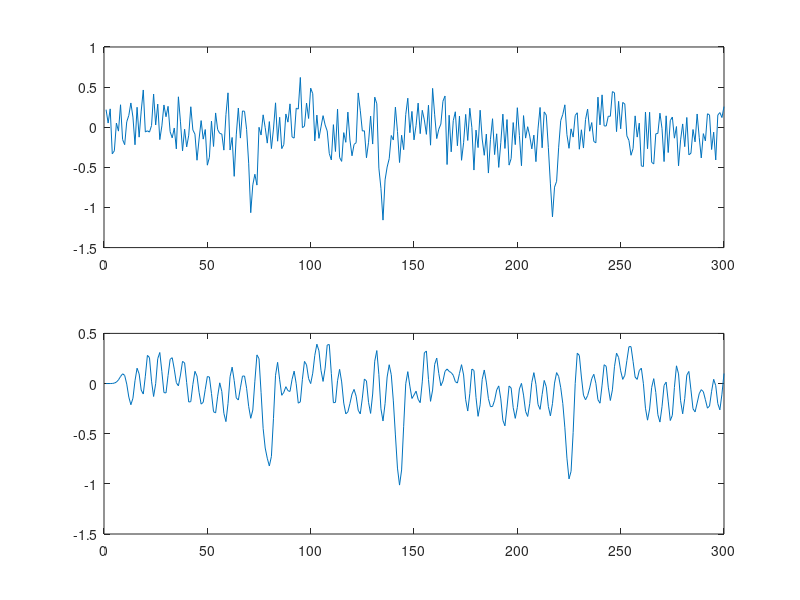

This figure's MATLAB source:
clear;
clc;
E3_data =  load("E3.mat");
E1_data = load("E1.mat");

org_data = E1_data.E1;

given_data = E3_data.E3;
my_data = given_data(1:300);

N = length(my_data);
f = (0:N-1);
wf = (2/N)*f;
fs = 128;

% highpass(my_data,0.2,fs);
% lowpass(my_data,0.02*pi*250,fs);
% figure;
% plot(my_data);
% grid on;

% figure;
% stem(f,abs((fftshift(fft(my_data)))));
% grid on;

% figure;
% stem(wf,abs(fft(my_data)));
% grid on;

[b,a] = butter(20,60/128,"low");

y = filter(b,a,my_data);


subplot(2,1,1);
plot(my_data)
subplot(2,1,2)
plot(y)